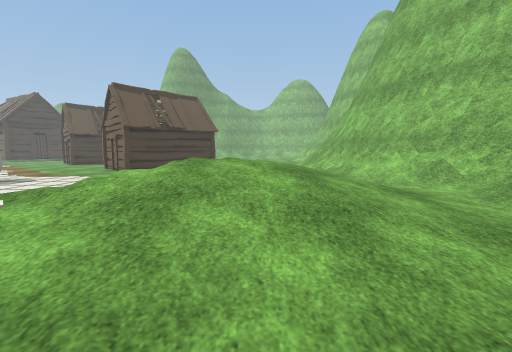
view 1 (above)

20 first-person views from a walk through a 3-D level made in the Unity game engine. The camera is 1.3 m above the floor, tilts 6° down and sees 90° across. The floor is counted in squares, 1 m on a side. Each view is taken from the middle of a square. On the plan, view 1 faces up. The plan holds only what a view shows up to about 13 squares ahead; the rest is blank. The place goes on beyond the plan. The player character is not drawn. Some surface patterns are stand-ins.

view 2
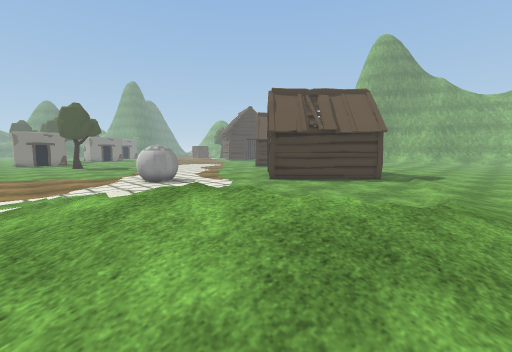

view 3
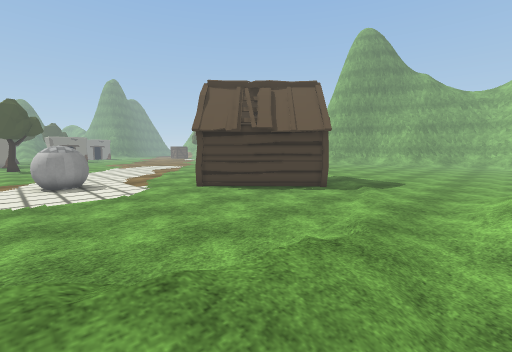

view 4
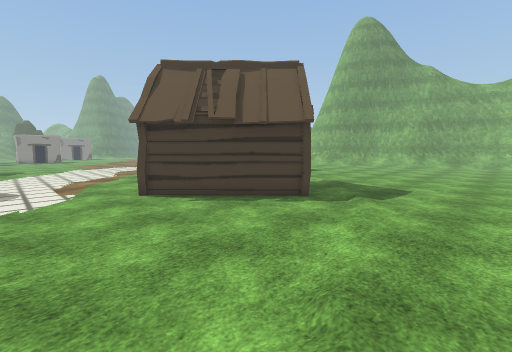

view 5
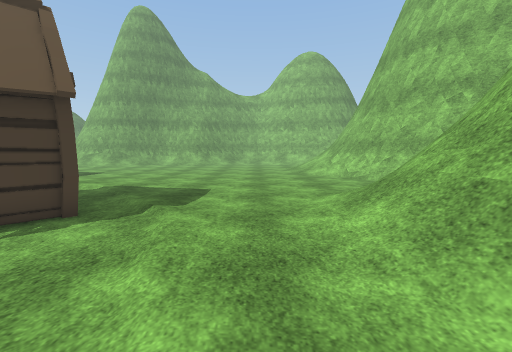

view 6
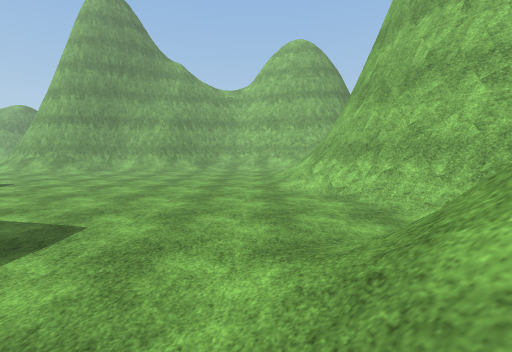

view 7
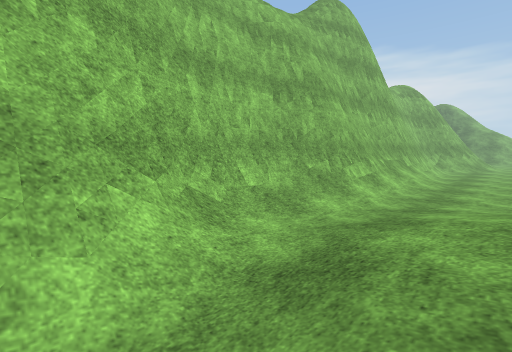

view 8
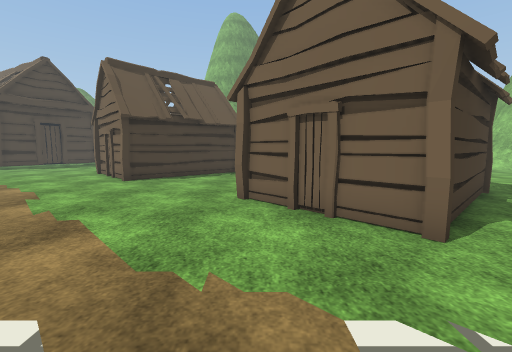

view 9
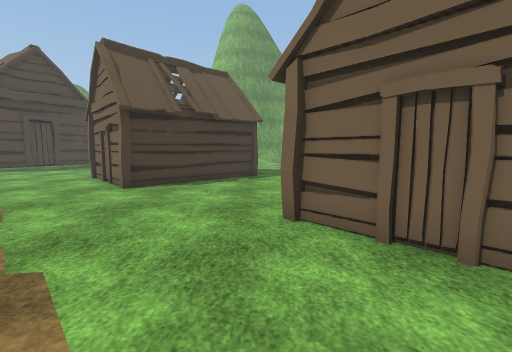

view 10
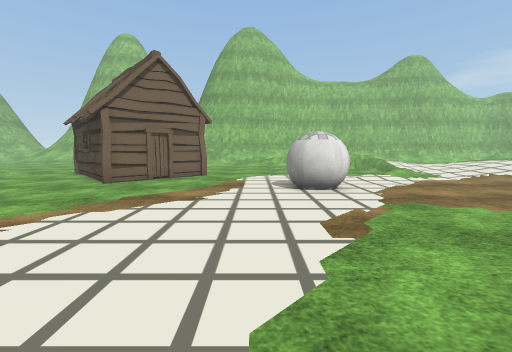

view 11
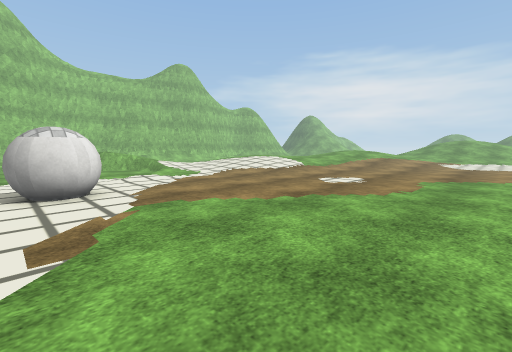

view 12
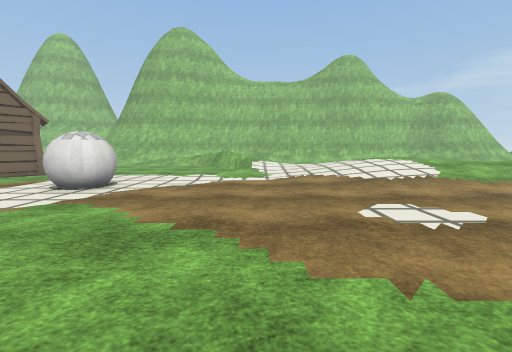

view 13
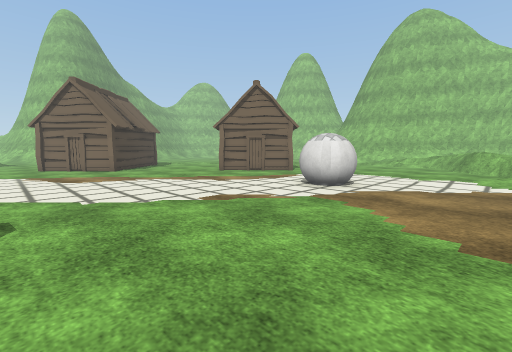

view 14
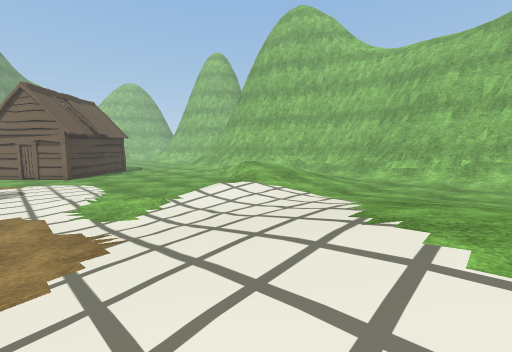

view 15
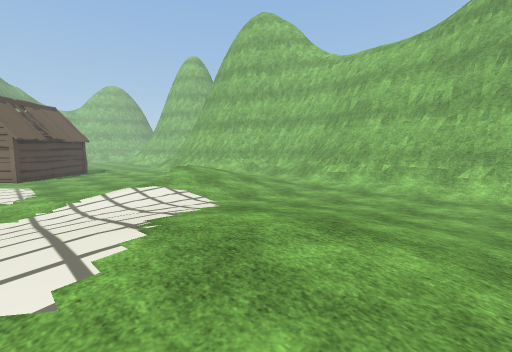

view 16
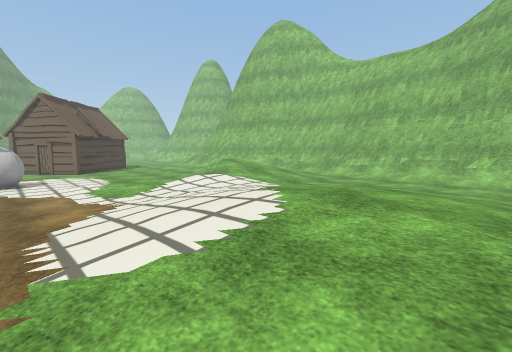

view 17
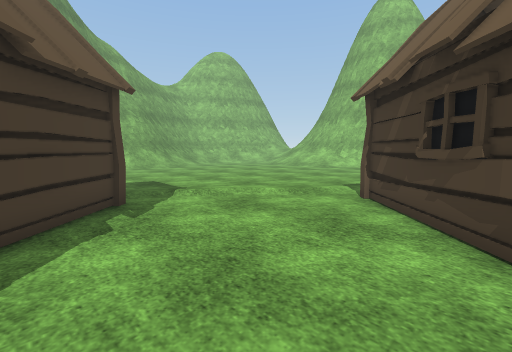

view 18
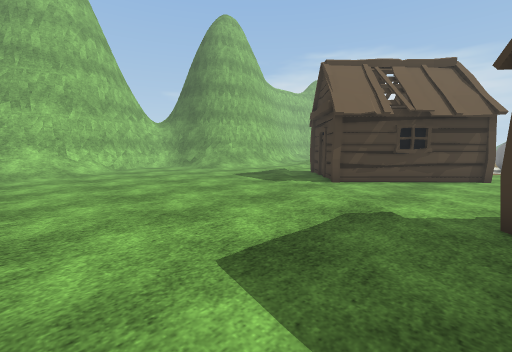

view 19
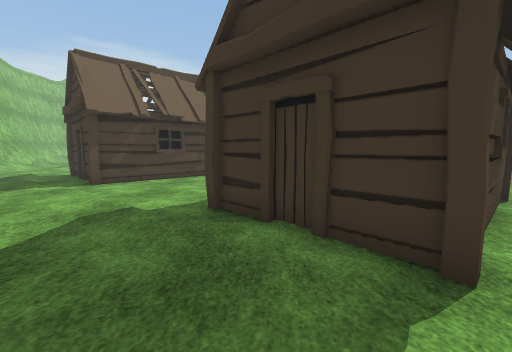

view 20
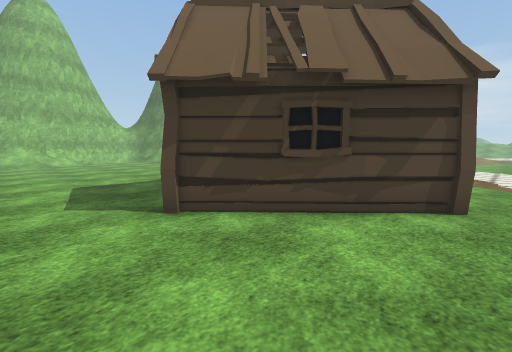

### Floor plan
Key: @ floor where view 1 was taken; # wall or solid block; . main floor; : floor 0.25 m higher than the main floor; + floor 0.5 m higher than the main floor; * floor 0.75 m higher than the main floor; % floor 1 m higher than the main floor; / step, stairs or slope; = window, fence, low wall or low ledge; B ball; H hut.
Columns run from 20 left of view 1 to 10 right of it. Each row starts with its distance up from view 1.
 31  . .....................//=#
 30   ......................//=#
 29  .....H.................//##
 28  ....HH.................//##
 27  ...HH H................./=#
 26 ...HH   HH................/##
 25 ..HH    HH./...............##
 24 ..HH   H...................=###
 23 ...HH H......./............/###
 22 ....HH........H............
 21 .....H.......HHH........//==
 20 ............HH HH......///=#
 19 ...........HH   HH.....//=#
 18 ..........HH    H../...//##
 17 ..........HH   H......./=#
 16 ...........HH H......../=#
 15 ............HH........./
 14 ......................./
 13 ...................../..##
 12 .....................//./##
 11 ........BB...........//./##
 10 ........BBB..........////=##
  9 ........BB........../=//./##
  8 .................... ///:./#
  7 ..................= ////:./##
  6 ............/....#=%/////./##
  5 .............//..=%/////../=#
  4 ..............:+////////.//=#
  3 ..............::+/////:..//##
  2 .............:::::////.../=##
  1 ...........:/::::::....../=#
  0 ..........:////+:::.@..../=#
 -1 .........:/++//////:...../=#
 -2 .........//++***+///.....//#
 -3 .....  ..///*****///.....//#
 -4 ....    .///*****///.....//#
 -5 ...      //+****+//:...../=#
 -6 ..       /++***++/::...../##

Where each view was taken, in squares from view 1:
view 1: 0 up, 0 right, facing up
view 2: 4 up, 2 right, facing up-left
view 3: 8 up, 3 right, facing up-left
view 4: 11 up, 2 right, facing up-left
view 5: 13 up, 1 right, facing up
view 6: 17 up, 3 right, facing up
view 7: 11 up, 2 right, facing down-right
view 8: 11 up, 10 left, facing up
view 9: 13 up, 11 left, facing up
view 10: 12 up, 20 left, facing right
view 11: 11 up, 20 left, facing down-right
view 12: 4 up, 20 left, facing right
view 13: 5 up, 20 left, facing up-right
view 14: 3 down, 10 left, facing up-right
view 15: 6 down, 8 left, facing up-right
view 16: 6 down, 11 left, facing up-right
view 17: 19 up, 13 left, facing up-right
view 18: 31 up, 11 left, facing down-right
view 19: 31 up, 12 left, facing down
view 20: 31 up, 19 left, facing down-right
